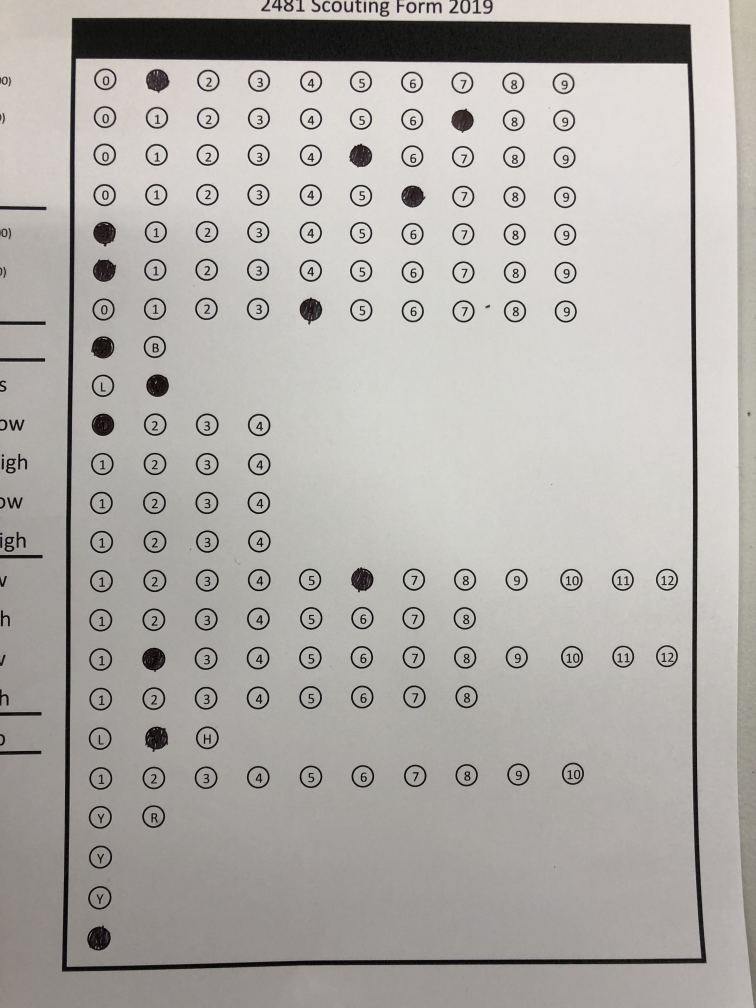
#> input picture Competition Template/Unprocessed Forms/IMG_1800.JPG, 3024 x 4032 px (shown at 1/4 size); its folder holds only this picture in this run
$ python ProcessScoutingForm.py
#> lines starting #> are read from the running program, lines starting #| are printed output that depends on the picture; after the words box and inside, x2 and y2 are one past the last pixel; in counts of white or black regions, pixels touching at a corner belong together
#> further down, img is the input picture: shape (4032, 3024, 3); mean B, G, R 168.6, 172.3, 175.4
### Competition Template/FourPointTransform.py
# import the necessary packages
import numpy as np
import cv2


def OrderPoints(pts):
    # initialize a list of coordinates that will be ordered
    # such that the first entry in the list is the top-left,
    # the second entry is the top-right, the third is the
    # bottom-right, and the fourth is the bottom-left
    rect = np.zeros((4, 2), dtype="float32")

    # the top-left point will have the smallest sum, whereas
    # the bottom-right point will have the largest sum
    s = pts.sum(axis=1)
    rect[0] = pts[np.argmin(s)]
    rect[2] = pts[np.argmax(s)]

    # now, compute the difference between the points, the
    # top-right point will have the smallest difference,
    # whereas the bottom-left will have the largest difference
    diff = np.diff(pts, axis=1)
    rect[1] = pts[np.argmin(diff)]
    rect[3] = pts[np.argmax(diff)]

    # return the ordered coordinates
    return rect


def FourPointTransform(image, pts):
    # obtain a consistent order of the points and unpack them
    # individually
    rect = OrderPoints(pts)
    (tl, tr, br, bl) = rect

    # compute the width of the new image, which will be the
    # maximum distance between bottom-right and bottom-left
    # x-coordiates or the top-right and top-left x-coordinates
    widthA = np.sqrt(((br[0] - bl[0]) ** 2) + ((br[1] - bl[1]) ** 2))
    widthB = np.sqrt(((tr[0] - tl[0]) ** 2) + ((tr[1] - tl[1]) ** 2))
    maxWidth = max(int(widthA), int(widthB))

    # compute the height of the new image, which will be the
    # maximum distance between the top-right and bottom-right
    # y-coordinates or the top-left and bottom-left y-coordinates
    heightA = np.sqrt(((tr[0] - br[0]) ** 2) + ((tr[1] - br[1]) ** 2))
    heightB = np.sqrt(((tl[0] - bl[0]) ** 2) + ((tl[1] - bl[1]) ** 2))
    maxHeight = max(int(heightA), int(heightB))

    # now that we have the dimensions of the new image, construct
    # the set of destination points to obtain a "birds eye view",
    # (i.e. top-down view) of the image, again specifying points
    # in the top-left, top-right, bottom-right, and bottom-left
    # order
    dst = np.array([
        [0, 0],
        [maxWidth - 1, 0],
        [maxWidth - 1, maxHeight - 1],
        [0, maxHeight - 1]], dtype="float32")

    # compute the perspective transform matrix and then apply it
    M = cv2.getPerspectiveTransform(rect, dst)
    warped = cv2.warpPerspective(image, M, (maxWidth, maxHeight))

    # return the warped image
    return warped

### Competition Template/ProcessScoutingForm.py
import cv2
import numpy as np
import matplotlib as plt
import FourPointTransform
import os
import csv
import copy
import sys

showImages = False

class ScoutingFormData:
    def __init__(self):
        self.team = ""
        self.match = ""
        self.color = ""
        self.habCross = ""
        self.hatchLowSandstorm = ""
        self.hatchHighSandstorm = ""
        self.cargoLowSandstorm = ""
        self.cargoHighSandstorm = ""
        self.hatchLowTeleop = ""
        self.hatchHighTeleop = ""
        self.cargoLowTeleop = ""
        self.cargoHighTeleop = ""
        self.habClimb = ""
        self.foul = ""
        self.card = ""
        self.disabled = ""
        self.playedDefense = ""
        self.defenseAgainst = ""


def FormatBlankData(data):
    if not data:
        data = 0

    return data


def ResizeImg(img, heightDesired):
#> called with heightDesired = 1200
    height, width, channels = img.shape

    ratio = width / height
    widthDesired = heightDesired * ratio

    img = cv2.resize(img, (int(widthDesired), int(heightDesired)))
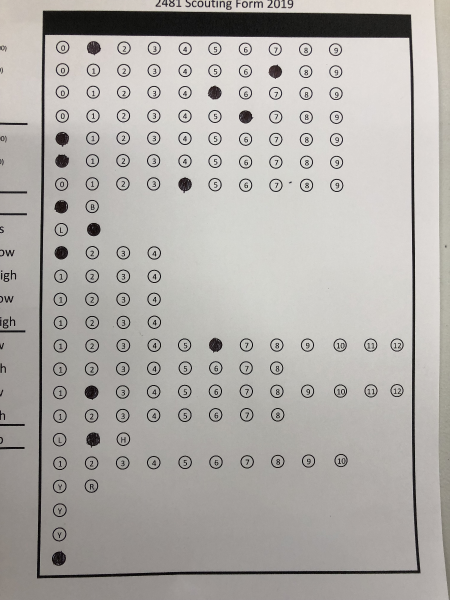
#> img: shape (1200, 900, 3) (shown at 1/2 size); mean of channels 0, 1, 2 168.5, 172.2, 175.3; drawn as B, G, R
    return img, False


def FitToQuestionBox(img):
    height = 1200
    img, isError = ResizeImg(img, height)
#> isError = False
    if isError:
        print("\033[91m" + "Error image resize failed" + "\033[0m")
        return [], True

    # find largest contour
    imgGray = cv2.cvtColor(img, cv2.COLOR_BGR2GRAY)
    imgEdge = cv2.Canny(img, 75, 200)
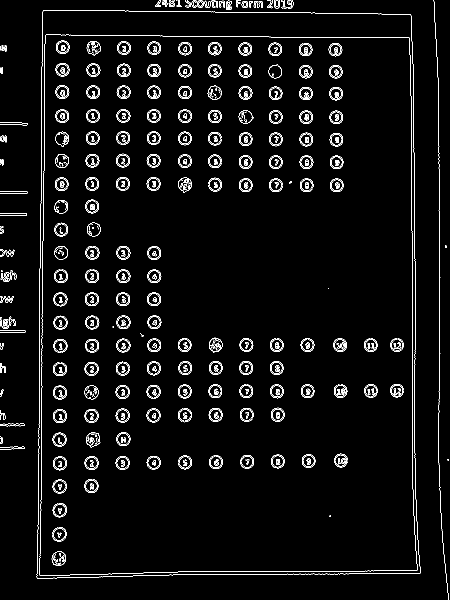
#> imgEdge: shape (1200, 900) (shown at 1/2 size); 3.8% white in thin lines or dots

    contours, hierarchy = cv2.findContours(imgEdge, cv2.RETR_LIST, cv2.CHAIN_APPROX_SIMPLE)
#> contours = 1540 contours, 719 with area under 20; largest, box (x1, y1, x2, y2) and area: (73, 21, 842, 1157) 843810, (73, 21, 842, 1157) 843808, (79, 69, 836, 1152) 792298, (79, 69, 836, 1152) 792296, (103, 1102, 132, 1132) 630
    contours = sorted(contours, key=cv2.contourArea, reverse=True)[:1]
#> contours = 1 contour; box (x1, y1, x2, y2) and area: (73, 21, 842, 1157) 843810

    # check contour is rectangle
    vertices = []
    for c in contours:
        perimeter = cv2.arcLength(c, True)
        tempVertices = cv2.approxPolyDP(c, 0.02 * perimeter, True)

        if len(tempVertices) == 4:
            vertices = tempVertices
            break
#> this loop made 1 pass
#> (perimeter, vertices) on pass 1: (3830.5, [[86, 21], [74, 1156], [840, 1146], [821, 29]])

    if len(vertices) != 4:
        print("\033[91m" + "Error question box not found" + "\033[0m")
        return [], True

    imgBoxHighlight = img.copy()
    cv2.drawContours(imgBoxHighlight, [vertices], -1, (0, 255, 0), 3)
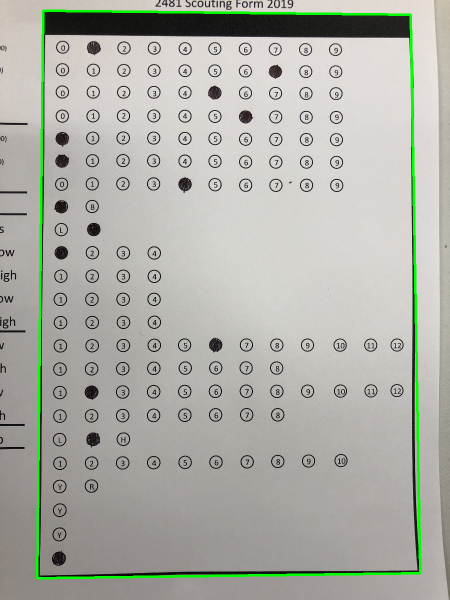
#> imgBoxHighlight: shape (1200, 900, 3) (shown at 1/2 size); 1.74% of pixels changed, all inside (x1, y1, x2, y2) = (72, 19, 843, 1159); drawn as B, G, R

    # transform and crop to question box
    imgBox = FourPointTransform.FourPointTransform(img, vertices.reshape(4, 2))
#> in OrderPoints, `s = pts.sum(axis=1)`: s = [107, 1230, 1986, 850]
#> in OrderPoints, `diff = np.diff(pts, axis=1)`: diff = [-65, 1082, 306, -792]
#> in FourPointTransform, `rect = OrderPoints(pts)`: rect = [[86, 21], [821, 29], [840, 1146], [74, 1156]]
#> in FourPointTransform, `(tl, tr, br, bl) = rect`: tl = [86, 21]; tr = [821, 29]; br = [840, 1146]; bl = [74, 1156]
#> in FourPointTransform, `widthA = np.sqrt(((br[0] - bl[0]) ** 2) + ((br[1] - bl[1]) ** 2))`: widthA = 766.1
#> in FourPointTransform, `widthB = np.sqrt(((tr[0] - tl[0]) ** 2) + ((tr[1] - tl[1]) ** 2))`: widthB = 735
#> in FourPointTransform, `maxWidth = max(int(widthA), int(widthB))`: maxWidth = 766
#> in FourPointTransform, `heightA = np.sqrt(((tr[0] - br[0]) ** 2) + ((tr[1] - br[1]) ** 2))`: heightA = 1117.2
#> in FourPointTransform, `heightB = np.sqrt(((tl[0] - bl[0]) ** 2) + ((tl[1] - bl[1]) ** 2))`: heightB = 1135.1
#> in FourPointTransform, `maxHeight = max(int(heightA), int(heightB))`: maxHeight = 1135
#> in FourPointTransform, `dst = np.array([ [0, 0], [maxWidth - 1, 0], [maxWidth - 1, maxHeight -..`: dst = [[0, 0], [765, 0], [765, 1134], [0, 1134]]
#> in FourPointTransform, `M = cv2.getPerspectiveTransform(rect, dst)`: M = [[1.02, 0.0108, -88.25], [-0.0113, 1.04, -20.88], [-2.15e-05, 3.73e-05, 1]]
#> in FourPointTransform, `warped = cv2.warpPerspective(image, M, (maxWidth, maxHeight))`:
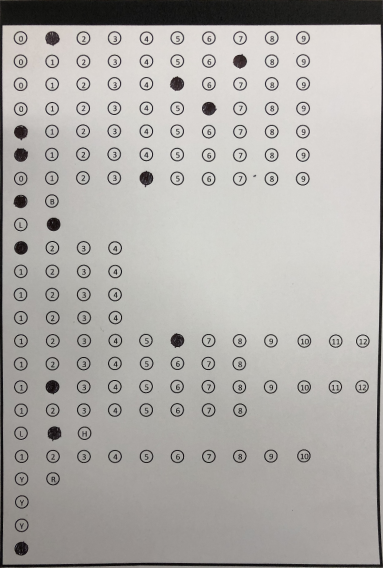
#> warped: shape (1135, 766, 3) (shown at 1/2 size); mean of channels 0, 1, 2 169, 172.4, 175; drawn as B, G, R
    imgBox, tempIsError = ResizeImg(imgBox, height)
#> tempIsError = False
    isError = isError and tempIsError

    # rotate from landscape to portrait
    if imgBox.shape[0] < imgBox.shape[1]:
        imgBoxHighlight = cv2.rotate(imgBoxHighlight, cv2.ROTATE_90_CLOCKWISE)
        imgBoxHighlight, tempIsError = ResizeImg(imgBoxHighlight, imgBoxHighlight.shape[1])
        isError = isError and tempIsError

        imgBox = cv2.rotate(imgBox, cv2.ROTATE_90_CLOCKWISE)
        imgBox, isError = ResizeImg(imgBox, imgBox.shape[1])
        isError = isError and tempIsError

    # look for question box top
    imgGray = cv2.cvtColor(imgBox, cv2.COLOR_BGR2GRAY)
#> imgGray: shape (1200, 809)
    imgThresh = cv2.threshold(imgGray, 0, 255, cv2.THRESH_BINARY_INV + cv2.THRESH_OTSU)[1]
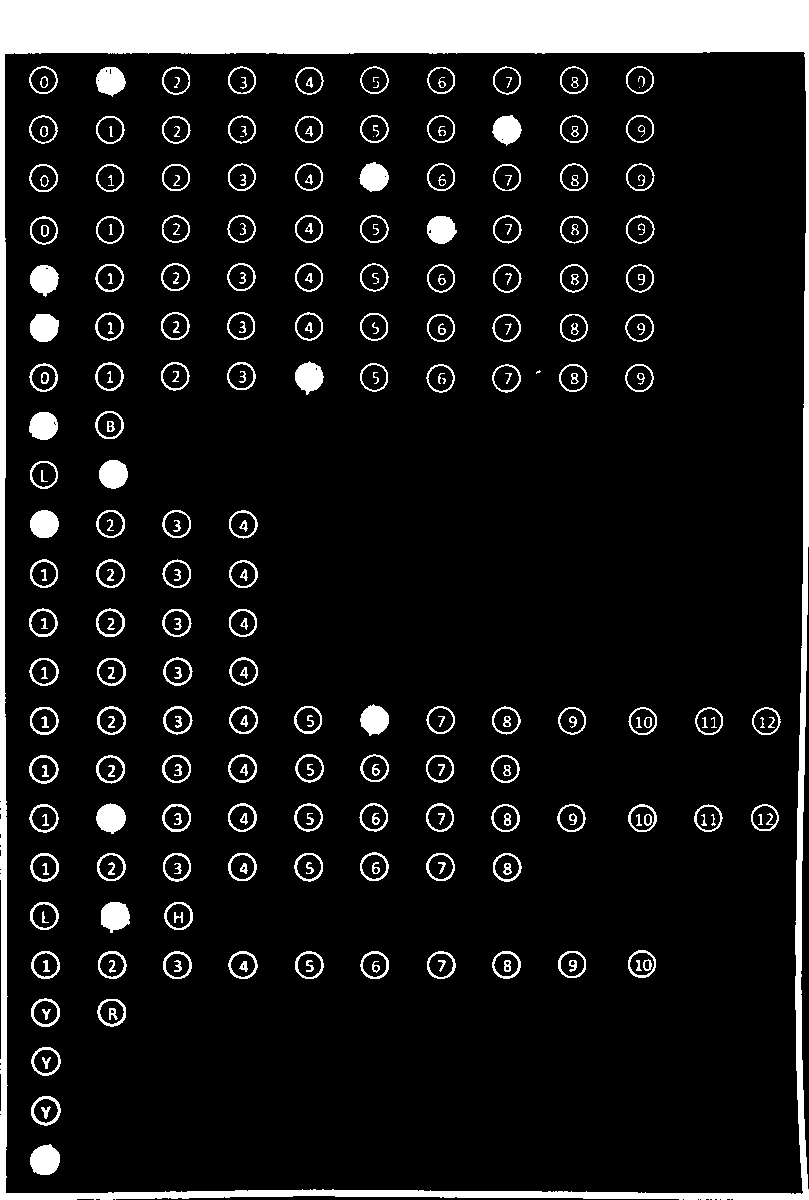
#> imgThresh: shape (1200, 809); 10.4% white; 295 white regions (7 under 20 px), largest, box (x1, y1, x2, y2) and area: (0, 0, 809, 1200) 61098, (30, 1144, 60, 1175) 722, (101, 902, 130, 933) 684
    heightPercentROI = 0.05

    cumSumTop = 0
    for i in range(0, imgThresh.shape[1]):
        for j in range(0, int(imgThresh.shape[0] * heightPercentROI)):
            cumSumTop += imgThresh[j, i]
#> after the loop, cumSumTop = 10972650
#> (the rest of the program and of its run is left out)
